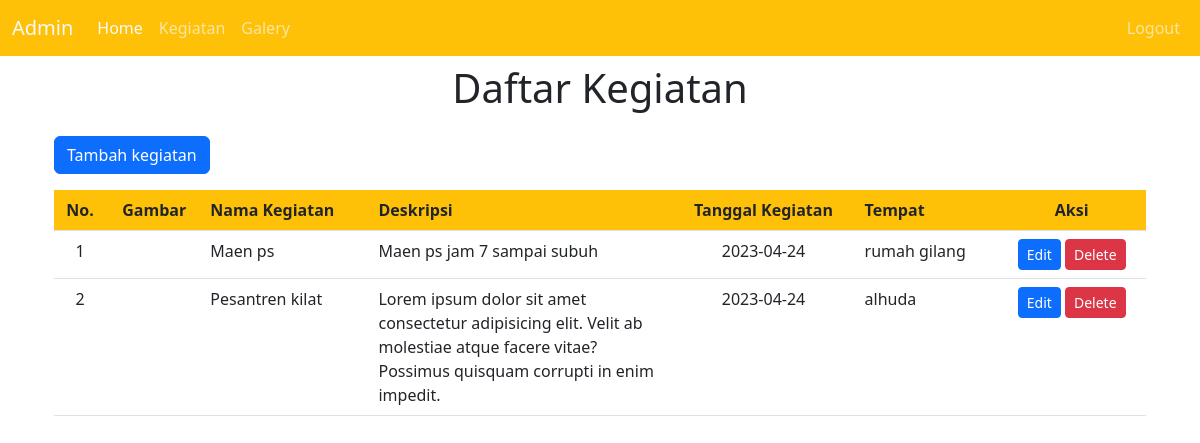
Page /admin/index.php?page=kegiatan (signed in) on the committed database.
### tables this page shows
CREATE TABLE `tb_kegiatan` (
  `id_kegiatan` int(11) NOT NULL,
  `nama_kegiatan` varchar(255) NOT NULL,
  `deskripsi` varchar(255) NOT NULL,
  `tgl_kegiatan` date NOT NULL,
  `tempat` varchar(255) NOT NULL,
  `gambar` varchar(255) NOT NULL
);

### admin/read/read_kegiatan.php (the view, shortened to what this page needs)
<?php
include "../config/koneksi.php";
?>
<div class="container">
    <h1 class="text-center my-2">Daftar Kegiatan</h1>
    <a href="?page=kegiatan&action=tambah-kegiatan" class="btn btn-primary my-3">Tambah kegiatan</a>
    <table  class="table table-hover">
        <tr class="bg-warning">
            <th class="text-center">No.</th>
            <th class="text-center">Gambar</th>
            <th>Nama Kegiatan</th>
            <th>Deskripsi</th>
            <th class="text-center">Tanggal Kegiatan</th>
            <th>Tempat</th>
            <th class="text-center">Aksi</td>
        </tr>
         <?php
            $i=1;
            $sql = mysqli_query($db, "SELECT * FROM tb_kegiatan");
            while ($kegiatan = mysqli_fetch_array( $sql)) { ?>
            <tr >
            <td class="text-center"><?= $i?></td>
            <td class="text-center">
            </td>
            <td ><?= $kegiatan["nama_kegiatan"] ?></td>
            <td width="300px" ><?= $kegiatan["deskripsi"] ?></td>
            <td class="text-center"><?= $kegiatan["tgl_kegiatan"] ?></td>
            <td><?= $kegiatan["tempat"] ?></td>
            <td class="text-center">
                <a href="?page=kegiatan&action=edit-kegiatan&id_kegiatan=<?=$kegiatan["id_kegiatan"]?>" class="btn btn-primary btn-sm">Edit</a>
                <a href="?page=kegiatan&action=hapus-kegiatan&id_kegiatan=<?=$kegiatan["id_kegiatan"]?>" onclick="return confirm('Apakah anda ingin menghapus data ini ?')" class="btn btn-danger btn-sm">Delete</a>
            </td>
        </tr>
        <?php $i++ ?>
           <?php } ?>
    </table>
</div>

### admin/index.php (shortened to what this page needs)
<?php
include "../config/koneksi.php";
if(@$_SESSION['admin']){
?>
<!DOCTYPE html>
<html lang="en">
<head>
    <link rel="stylesheet" href="../css/bootstrap.css">
</head>
<body>
    <nav class="navbar navbar-expand-lg bg-warning" data-bs-theme="dark">
        <div class="container-fluid">
            <a class="navbar-brand " href="?page=home">Admin</a>
            <div class="collapse navbar-collapse d-flex justify-content-between" id="navbarNavAltMarkup">
                <div class="navbar-nav">
                    <a class="nav-link  active" aria-current="page" href="?page=home">Home</a>
                    <a class="nav-link " href="?page=kegiatan">Kegiatan</a>
                    <a class="nav-link " href="?page=galeri">Galery</a>
                </div>
                <div class="navbar-nav">
                    <a class="nav-link " href="logout.php">Logout</a>
                </div>
            </div>
        </div>
    </nav>
    <div class="container">
        <div class="section">
        <?php
            $page = @$_GET['page'];
            $action = @$_GET['action'];
        ?>
            <?php if ($page == "kegiatan") { ?>
            <?php if ($action =="") {
                    include "../admin/read/read_kegiatan.php";
                }elseif ($action == "tambah-kegiatan") {
                    include "../admin/create/tambah_kegiatan.php";
                }elseif ($action == "edit-kegiatan") {
                    include "../admin/update/edit_kegiatan.php";
                }elseif ($action == "hapus-kegiatan") {
                    include "../admin/delete/delete_kegiatan.php";
                } else {
                    echo "<script>alert('Anda Tidak Punya Hak Akses ke Halaman Ini!')</script>";
                 }
            }
             elseif ($page == "" || $page == "home") { ?>
            <div class="container mt-5">
                <h5 class="bg-warning text-white text-center p-5 fs-2">Selamat Datang dihalaman Admin</h5>
            </div>
            <?php } ?>
        </div>
    </div>
</body>
</html>
<?php } else {
    header ("location: login.php");
} ?>

### rows in the picture
tb_kegiatan: nama_kegiatan "Maen ps", deskripsi "Maen ps jam 7 sampai subuh", tgl_kegiatan "2023-04-24", tempat "rumah gilang"
tb_kegiatan: nama_kegiatan "Pesantren kilat", deskripsi "Lorem ipsum dolor sit amet consectetur adipisicing elit. Velit ab molestiae atque facere vitae? Possimus quisquam corrupti in enim impedit.", tgl_kegiatan "2023-04-24", tempat "alhuda"
